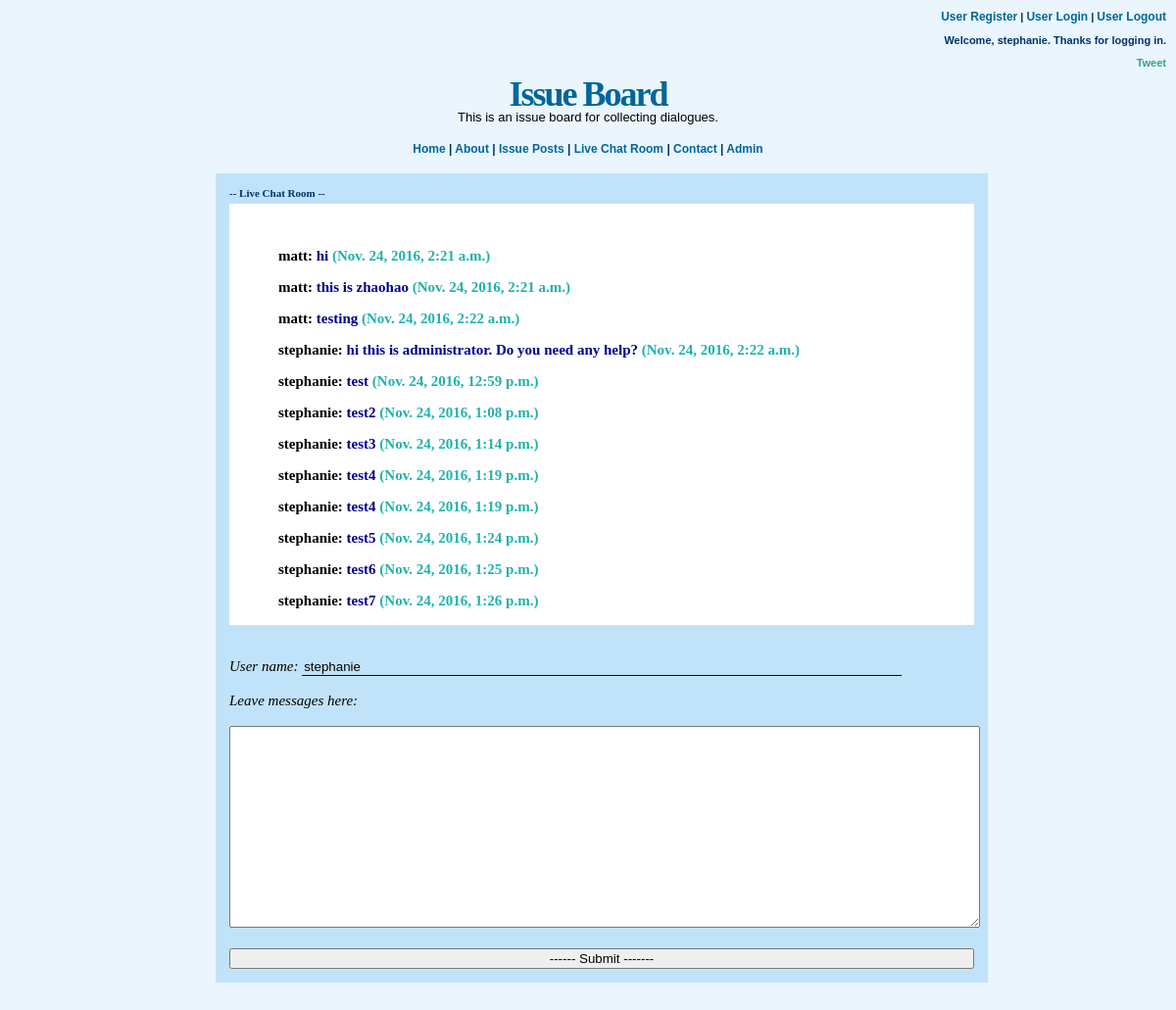
The page /livechat/matt/ (signed in) on the database its author committed.
### livechat/models.py (models this page shows, shortened)
class ChatBoard(models.Model):
    room = models.CharField(max_length=100, default='anonymous')
    name = models.CharField(max_length=100, default='anonymous')
    message = models.TextField(blank=True)
    create_at = models.DateTimeField(auto_created=True, auto_now_add=True)

### livechat/views.py (the view)
# urls.py: url(r'^livechat/(?P<roomname>[\w-]+)/$', livechat, name='livechat'),
def livechat(request, roomname):
    form = MessageForm(request.POST or None)
    message_list = ChatBoard.objects.all().order_by('pk')
    if request.user.is_authenticated():
        room_id = roomname + ' chatroom'
        message_list = message_list.filter(
            Q(room__icontains=room_id)).distinct()
    return render(request, 'livechat.html', {'message_list': message_list, 'form': form, 'roomname':roomname,
                                             'username': request.user.username,})

### livechat/views.py (shortened to what this page needs)
class MessageForm(forms.Form):
    message = forms.CharField(max_length=200)

### templates/livechat.html (shortened to what this page needs)
{% extends 'home.html' %}
{% block content %}
    <h3>
    -- Live Chat Room -- <br>  </h3>
    <div name="message" style="background-color:white;color:black;padding-left:50px; padding-top: 30px;height: 300pt; overflow: scroll;">
    {% for message in message_list %}
    <b style="color:darkblue">
        <p><b style="color:black">{{ message.name  }}:</b>
            <b style="color:darkblue"> {{ message.message }}</b>
            <b style="color:lightseagreen">({{ message.create_at }})</b>
        </p>
    </b>
    {% endfor %}
</div>
<br><br>
<div class = "center">
<form action="/api/chat_submit/{{ roomname }}/" method="post">
    <em>User name: </em>
        <input type="text" name="name" value="{{ user.get_username }}"><br><br>
        <em>Leave messages here: </em><br><br>
        <textarea name ="message" id="message" style="width: 100%;height:200px;" ></textarea><br><br>
        <input type=submit value="------ Submit -------" style="width: 100%;">
</form>
</div>
{% endblock content %}

### templates/home.html (shortened to what this page needs)
<!DOCTYPE html>
<html>
<head>
</head>
<body>
    <div class="header1"><h3 style="background-image:none;padding:10px;text-align:right;">
      <a href="{% url 'register' %}" class="nav">User Register</a> |
        <a href="{% url 'login' %}" class="nav">User Login</a> | <a href="{% url 'logout' %}"  class="nav">User Logout</a>
        {% if user.is_authenticated %}
            <p>Welcome, {{ user.get_username }}. Thanks for logging in.</p>
        {% else %}
            <p>Welcome, Guest.</p>
        {% endif %}
     <a href="https://twitter.com/share" class="twitter-share-button">Tweet</a>
    </h3>
    </div>
    <div class="header2">
        <h1>Issue Board</h1>
        <div style="margin-top:-5px;">This is an issue board for collecting dialogues.</div>
    </div>
<div class="nav-bg-outer">
<div class="nav-bg">
<div class="nav-bg-inner">
     {% block menu %}
    <a href="{% url 'home' %}" class="nav">Home</a> | <a href="{% url 'about' %}" class="nav">About</a> | <a href="{% url 'home_issuepost' %}" class="nav">Issue Posts</a> | <a href="{% url 'livechat' roomname=username %}" class="nav">Live Chat Room</a> | <a href="{% url 'contact' %}" class="nav">Contact</a>
         {% if request.user.is_staff %}
         | <a href="{% url 'chatroom_admin' %}" class="nav">Admin</a>
{% endif %}
         </div>
 {% endblock menu %}
</div>
</div>
    <div class="main_holder">
    <div class="mid_column">
        {% block content %}{% endblock content %}
    </div>
<br clear="all" /></div><br><br><br><br>
</body>
</html>

### rows shown on the page
ChatBoard: name "matt", message "hi", create_at "Nov. 24, 2016, 2:21 a.m."
ChatBoard: name "matt", message "this is zhaohao", create_at "Nov. 24, 2016, 2:21 a.m."
ChatBoard: name "matt", message "testing", create_at "Nov. 24, 2016, 2:22 a.m."
ChatBoard: name "stephanie", message "hi this is administrator. Do you need any help?", create_at "Nov. 24, 2016, 2:22 a.m."
ChatBoard: name "stephanie", message "test", create_at "Nov. 24, 2016, 12:59 p.m."
ChatBoard: name "stephanie", message "test2", create_at "Nov. 24, 2016, 1:08 p.m."
ChatBoard: name "stephanie", message "test3", create_at "Nov. 24, 2016, 1:14 p.m."
ChatBoard: name "stephanie", message "test4", create_at "Nov. 24, 2016, 1:19 p.m."
ChatBoard: name "stephanie", message "test4", create_at "Nov. 24, 2016, 1:19 p.m."
ChatBoard: name "stephanie", message "test5", create_at "Nov. 24, 2016, 1:24 p.m."
ChatBoard: name "stephanie", message "test6", create_at "Nov. 24, 2016, 1:25 p.m."
ChatBoard: name "stephanie", message "test7", create_at "Nov. 24, 2016, 1:26 p.m."

### other values the page prints
{{ user.get_username }} "stephanie"
